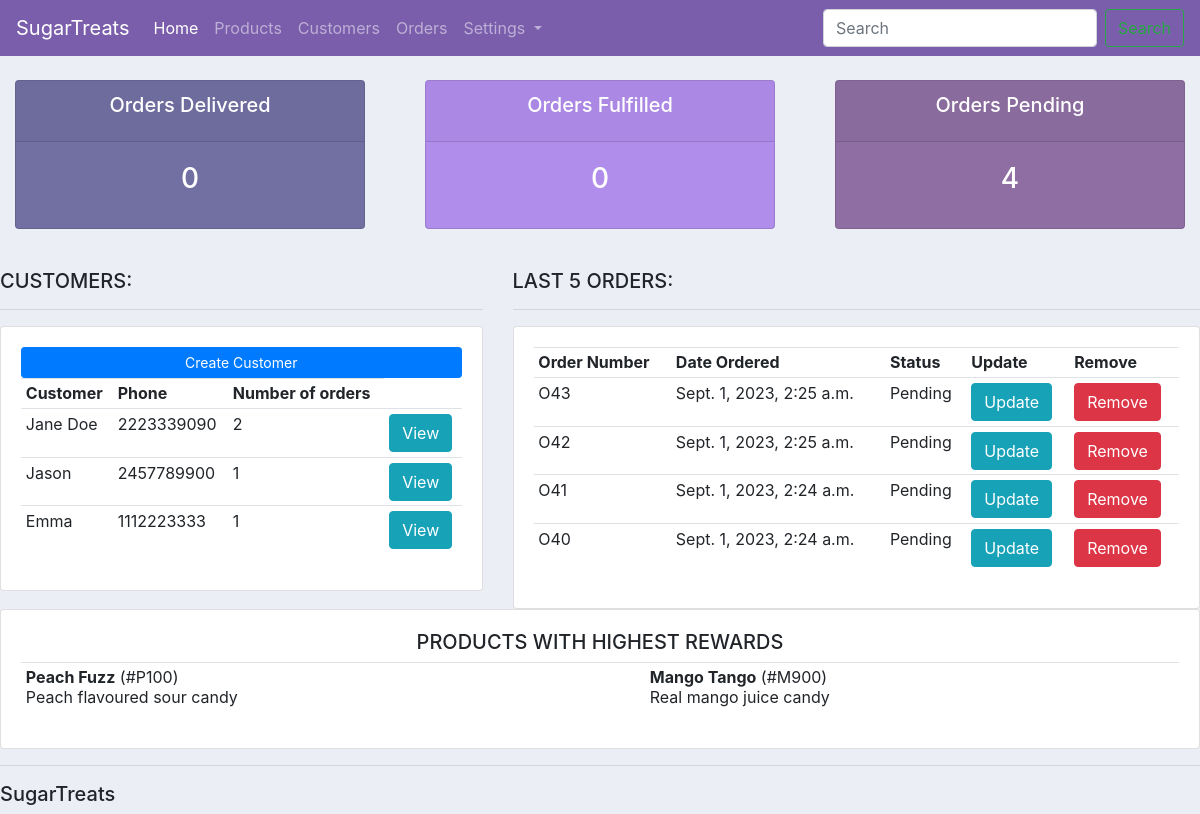
The app's page /, older data.
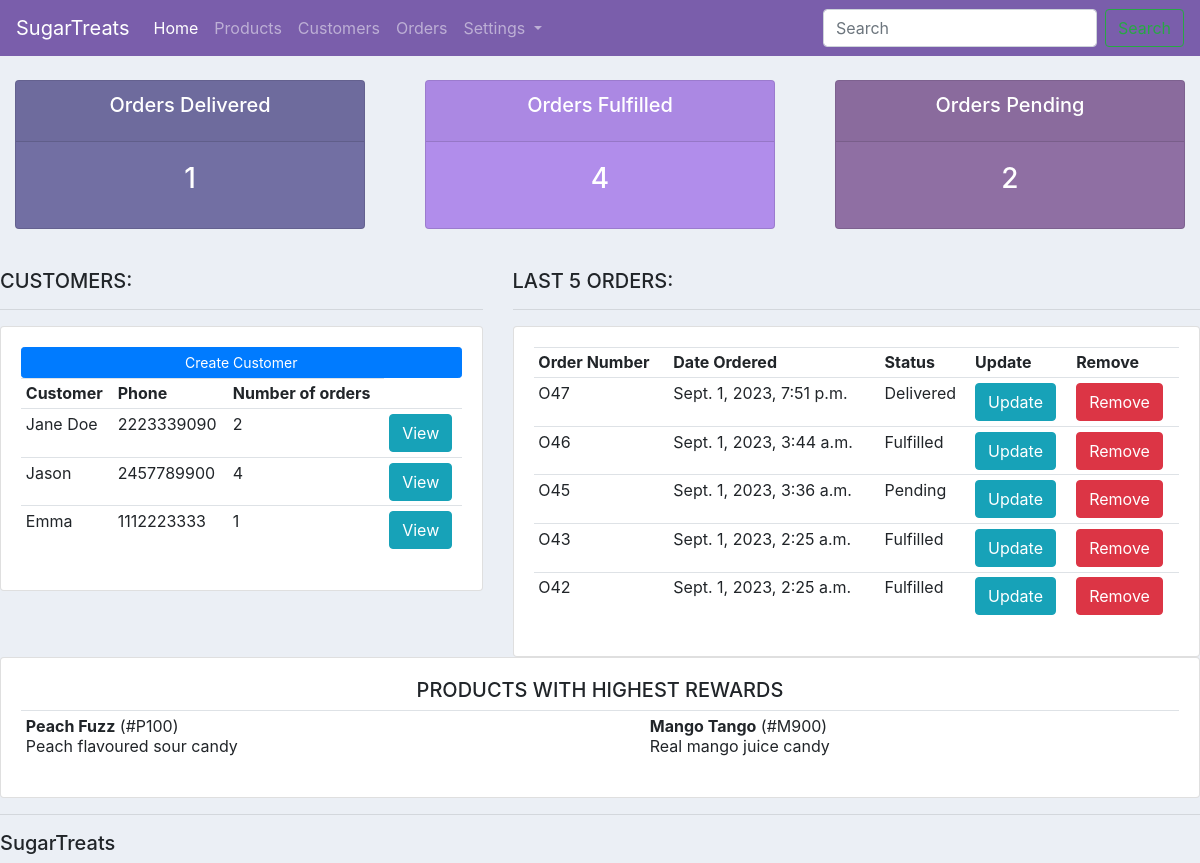
The same page, newer data.
### ecomm/models.py (models this page shows, shortened)
class Customer(models.Model):
    name = models.CharField(max_length=200, null=True)
    email = models.EmailField(null=True)
    phone = models.CharField(max_length=200, null=True)
    date_created = models.DateTimeField(auto_now_add=True, null=True)

class Order(models.Model):
    STATUS = (
        ("Pending", "Pending"),
        ("Fulfilled", "Fulfilled"),
        ("Delivered","Delivered"),
    )
    customer = models.ForeignKey(Customer, null = True, on_delete = models.SET_NULL, related_name = 'orders')
    order_items = models.ManyToManyField("OrderItem", related_name = 'orders') #every Order has many order_items
    note = models.TextField(max_length= 300, null = True, blank = True)
    date_created=models.DateTimeField(auto_now_add=True, null=True)
    status = models.CharField(max_length = 200, null = True, choices = STATUS)

class Product(models.Model):
    CATEGORY = (
        ("Candy", "Candy"),
        ("Chocolate", "Chocolate"),
        ("Gift box", "Gift box"),
        ("Chocolate bar", "Chocolate bar"),
    )
    name = models.CharField(max_length=200, null=True)
    product_num = models.CharField(max_length=100, unique=True)
    description = models.TextField(max_length=200, null=True)
    category = models.CharField(max_length=200, null=True, choices = CATEGORY)
    price = models.FloatField(null = True)
    date_created=models.DateTimeField(auto_now_add=True, null=True)
    tags = models.ManyToManyField(Tag, blank = True)
    rewards = models.IntegerField(null = True)

### ecomm/views.py (the view)
# urls.py: path("", views.home, name = "home"),
def home(request):
    customers = Customer.objects.all()
    orders = Order.objects.all()
    products = Product.objects.all()
    total_customers = customers.count()
    total_orders = orders.count()
    delivered = orders.filter(status="Delivered").count()
    fulfilled = orders.filter(status="Fulfilled").count()
    pending = orders.filter(status="Pending").count()
    list = orders.order_by("-date_created")
    ordered_list = list[:5]  # returns first five objects
    context = {
        "orders": orders,
        "customers": customers,
        "products": products,
        "total_customers": total_customers,
        "total_orders": total_orders,
        "delivered": delivered,
        "pending": pending,
        "fulfilled": fulfilled,
        "ordered_list": ordered_list,
    }
    return render(request, "ecomm/dashboard.html", context)

### ecomm/templates/ecomm/dashboard.html
{% extends "ecomm/main.html" %} {% block content %}
{% include "ecomm/status.html" %}
<br />
<div class="row">
    <div class = "col-md-5">
        <h5>CUSTOMERS:</h5>
        <hr />
        <div class="card card-body">
            <a class="btn btn-primary btn-sm btn-block" href="">Create Customer</a>
            <table class="table table-sm">
                <tr>
                  <th>Customer</th>
                  <th>Phone</th>
                  <th>Number of orders</th>
                </tr>
                {% for customer in customers %}
                    <tr>
                        <td> {{customer.name}} </td>
                        <td> {{customer.phone}} </td>
                        <td> {{customer.orders.count}} </td>
                        <td><a class = "btn btn-small btn-info" href="{% url 'profile' customer.id %}">View</a>
                    </tr>
                {% endfor %}
            </table>
        </div>
    </div>
    <div class="col-md-7">
        <h5>LAST 5 ORDERS:</h5>
        <hr />
        <div class="card card-body">
            <table class="table table-sm">
                <tr>
                <th>Order Number</th>
                <th>Date Ordered</th>
                <th>Status</th>
                <th>Update</th>
                <th>Remove</th>
                </tr>
                {% for order in ordered_list%}
                    <tr>
                        <td>O{{order.id}}</td>
                        <td>{{order.date_created}}</td>
                        <td>{{order.status}}</td>
                        <td><a class = "btn btn-small btn-info" href="{% url 'update_order' order.id %}">Update</td>
                        <td><a class = "btn btn-small btn-danger" href="{% url 'delete_order' order.id %}">Remove</td>
                    </tr>
                {% endfor %}
            </table>
        </div>
    </div>
</div>
<div class = "row">
        <div class = "col-md-12">
            <div class = "card card-body">
                <h5><center>PRODUCTS WITH HIGHEST REWARDS</center></h5>
                <table class = "table table-sm">
                    <tr>
                    {% for product in products %}
                    <td><b>{{product.name}}</b> (#{{product.product_num}})<br>{{product.description}}</td>
                    {% endfor %}
                    </tr>
                </table>
            </div>
        </div>
</div>
{% endblock %}

Row changes from the older to the newer data that the page shows:
no longer on this page (row unchanged): Order: id "41", date_created "Sept. 1, 2023, 2:24 a.m.", status "Pending"
no longer on this page (row edited): Order: id "40", date_created "Sept. 1, 2023, 2:24 a.m.", status "Pending"
computed for Customer "Jason": orders.count "1" → "4"
added Order: id "47", date_created "Sept. 1, 2023, 7:51 p.m.", status "Delivered"
added Order: id "46", date_created "Sept. 1, 2023, 3:44 a.m.", status "Fulfilled"
added Order: id "45", date_created "Sept. 1, 2023, 3:36 a.m.", status "Pending"
changed Order id 43: status "Pending" → "Fulfilled"
changed Order id 42: status "Pending" → "Fulfilled"
Text that changed along with them:
{{ delivered }}: "0" → "1"
{{ fulfilled }}: "0" → "4"
{{ pending }}: "4" → "2"
